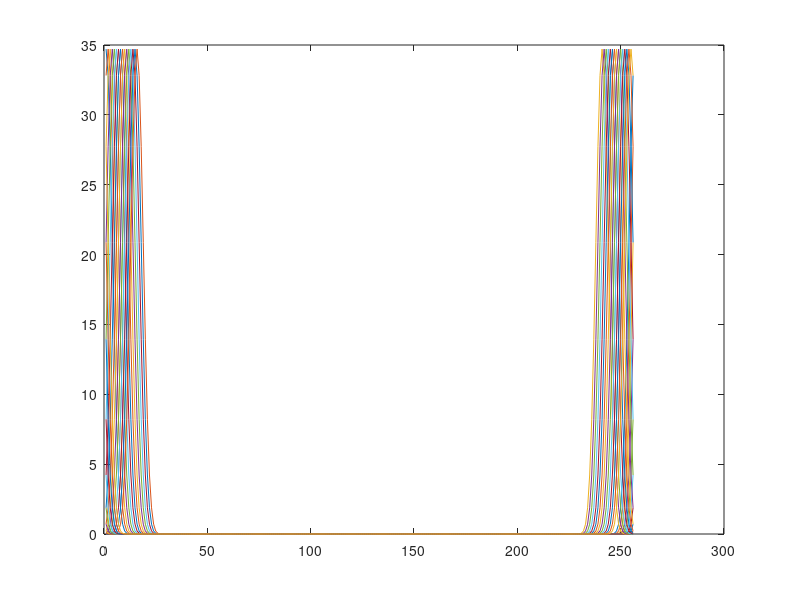

Recreate this plot in MATLAB.
clear

n = 256;
W = 133;
m = 31;

bw = chebwin(W,200);
bw_n = zeros(n,1);
bw_n(1:W) = bw;
bw_ft = fft(bw_n);
n_bw_ft = bw_ft/bw_ft(1);
n_bw_ft_1 = abs(n_bw_ft);
abs_bw_ft = abs(bw_ft);
n_bw_ft_2 = abs_bw_ft/max(abs_bw_ft);

DC_ft = zeros(n,m);
DC_ft(:,1) = bw_ft;

shift_i = @(i) [zeros(i,n-i),(-1)^i*eye(i);(-1)^i*eye(n-i),zeros(n-i,i)];

for i = 1:(m-1)/2
    S_DC = shift_i(i)*bw_ft;
    R_S_DC = zeros(n,1);
    R_S_DC(1:n) = S_DC(n:-1:1);
    DC_ft(:,i+1) = S_DC;
    DC_ft(:,m-i+1) = R_S_DC;
end
plot(abs(DC_ft))
abs_DC_ft1 = abs(DC_ft)*ones(m,1);
DC_ft = DC_ft*ones(m,1);
re_DC_ft = real(DC_ft);
im_DC_ft = imag(DC_ft);
%n_DC_ft = DC_ft/DC_ft(1);
abs_DC_ft2 = abs(DC_ft);
n_abs_DC_ft = abs_DC_ft2/max(abs_DC_ft2);
